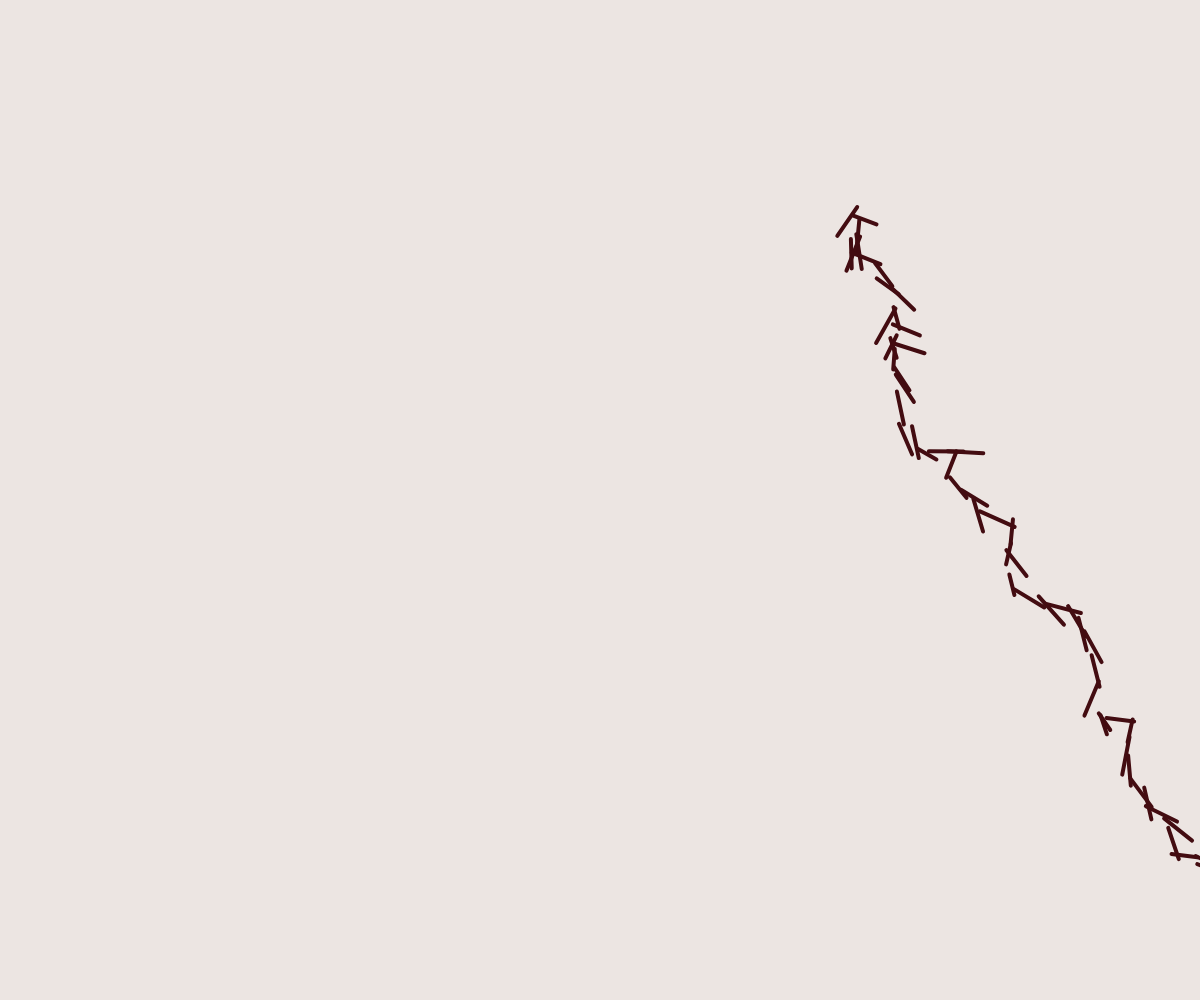
Frame 1 (no input)
Frame 60 (no input): identical to frame 1, image omitted
Frame 120 (the mouse pressed at the canvas centre since frame 60): identical to frame 1, image omitted

The p5.js sketch that drew this single still picture (run headless with seeded random() and noise() and a simulated clock; from frame 60 on, the mouse is pressed at the canvas centre):

// p5.js sketch
// ── sketch.js
var lines = [];

function setup() {
  createCanvas(windowWidth, windowHeight);
  
  var start = createVector(random(width), random(height));
  var length = random(20, 40);
  var angle = random(0, TWO_PI);
  var end = createVector(start.x + length * cos(angle), start.y + length * sin(angle));
  lines.push({ start: start, end: end });
  
  for (var i = 1; i < 100; i++) {
    var prevLine = lines[i-1];
    start = createVector(random(prevLine.start.x, prevLine.end.x), random(prevLine.start.y, prevLine.end.y));
    length = random(20, 40);
    angle = random(0, 2 * PI / 3);
    end = createVector(start.x + length * cos(angle), start.y + length * sin(angle));
    
    lines.push({ start: start, end: end });
  }
}

function draw() {
  background(236, 229, 226);
  fill(236, 229, 226);
  stroke(67, 12, 17);
  strokeWeight(4);

  lines.forEach(function (l) {
    line(l.start.x, l.start.y, l.end.x, l.end.y);
  });
}

function doLineSegmentsIntersect(line1Start, line1End, line2Start, line2End, intersection) {
  var diffLine1 = p5.Vector.sub(line1End, line1Start);
  var diffLine2 = p5.Vector.sub(line2End, line2Start);
  var compareLine1 = diffLine1.x * line1Start.y - diffLine1.y * line1Start.x;
  var compareLine2 = diffLine2.x * line2Start.y - diffLine2.y * line2Start.x;
  
  if (
    (
      ((diffLine1.x * line2Start.y - diffLine1.y * line2Start.x) < compareLine1) !==
      ((diffLine1.x * line2End.y - diffLine1.y * line2End.x) < compareLine1)
    )
    &&
    (
      ((diffLine2.x * line1Start.y - diffLine2.y * line1Start.x) < compareLine2) !==
      ((diffLine2.x * line1End.y - diffLine2.y * line1End.x) < compareLine2)
    )
  ) {
    var lDetDivInv = 1 / ((diffLine1.x * diffLine2.y) - (diffLine1.y * diffLine2.x));
		intersection.x =  -((diffLine1.x * compareLine2) - (compareLine1 * diffLine2.x)) * lDetDivInv;
		intersection.y =  -((diffLine1.y * compareLine2) - (compareLine1 * diffLine2.y)) * lDetDivInv;
    return true;
  }
  
  return false;
}
